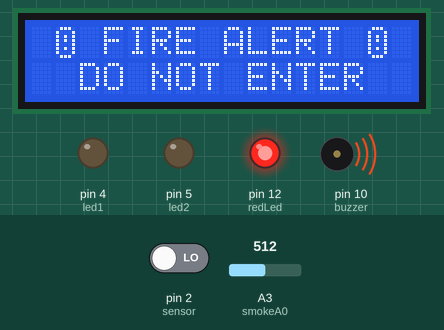
A sketch run on a simulated Arduino Uno, built with avr-gcc and run on an emulated ATmega328P. Shown: 16×2 character LCD, output pins drawn as LEDs (lit = HIGH), buzzer (waves = sounding). Inputs (shaded band) come from the test bench; at power-on: A3 (smokeA0) = 512, pin 2 (sensor) LOW. What the sketch prints to the serial monitor is not drawn.

Above: at 1.8 s.
1.9 s: A3 (smokeA0) set to 85
7.3 s: A3 (smokeA0) set to 76
At 10.8 s:
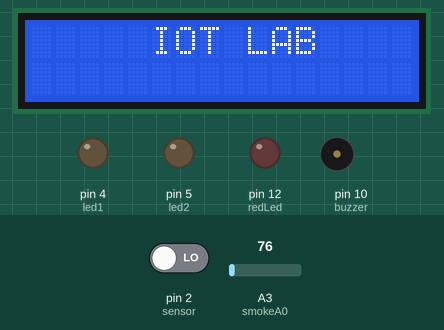
12.7 s: pin 2 (sensor) driven HIGH
At 14.4 s:
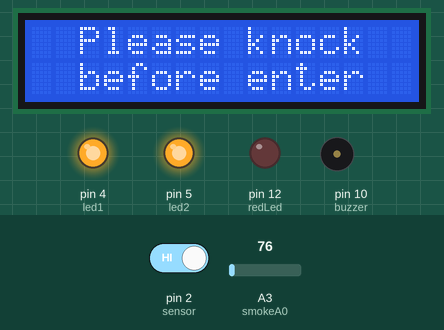
15.3 s: A3 (smokeA0) set to 122
At 16.2 s:
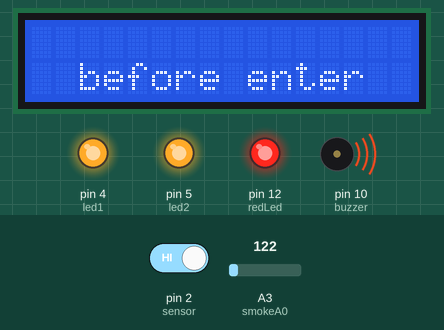
18.4 s: A3 (smokeA0) set to 70
At 19.6 s:
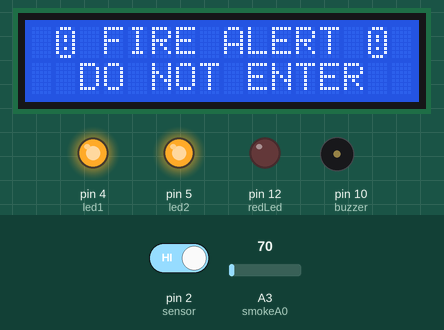
21.2 s: pin 2 (sensor) driven LOW
At 23.2 s:
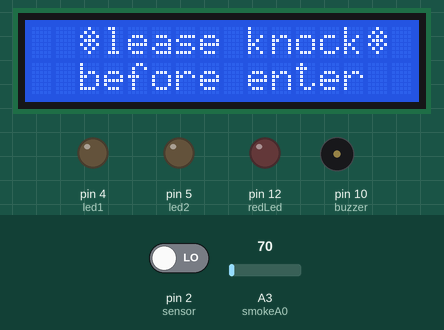
Timing chart, 0 to 24.7 s (numbered marks = the images above; inputs shaded):
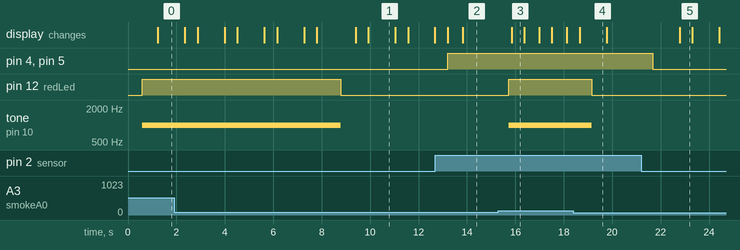

The sketch:

LCD.ino
```cpp
#include <Wire.h>
#include <LiquidCrystal_I2C.h>
LiquidCrystal_I2C lcd(0x27, 16, 2);

int led1 = 4;                // the pin that the LED is atteched to
int led2 =5;
int sensor = 2;              // the pin that the sensor is atteched to
int state = LOW;             // by default, no motion detected
int val = 0;                 // variable to store the sensor status (value)

int redLed = 12;
int buzzer = 10;
int smokeA0 = A3;
// threshold value
int sensorThres = 80;

byte warning[8] ={
  0b01110,
  0b10001,
  0b10101,
  0b10101,
  0b10001,
  0b10101,
  0b10001,
  0b01110
};
byte blank[8] ={
  0b00000,
  0b00000,
  0b00000,
  0b00000,
  0b00000,
  0b00000,
  0b00000,
  0b00000
};
byte pattern[8] ={
  0b00100,
  0b01010,
  0b10101,
  0b01110,
  0b10101,
  0b01010,
  0b00100,
  0b00000
};

void setup()
{
  Serial.begin(9600);        // initialize serial
  pinMode(led1, OUTPUT);      // initalize LED as an output
  pinMode(led2, OUTPUT);

  pinMode(sensor, INPUT);    // initialize sensor as an input

  pinMode(redLed, OUTPUT);
  pinMode(buzzer, OUTPUT);
  pinMode(smokeA0, INPUT);

  //analogWrite(6, Contrast);
  lcd.begin(16, 2);
  // create a new character
  lcd.createChar(0, blank);
   // create a new character
  lcd.createChar(1, warning);
  // create a new character
  lcd.createChar(2, pattern);
  lcd.backlight();
  lcd.clear();
}
void loop()
{
  val = digitalRead(sensor);   // read sensor value
  if (val == HIGH) {           // check if the sensor is HIGH
    digitalWrite(led1, HIGH);   // turn LED ON
    digitalWrite(led2, HIGH);
    //delay(1000);
    if (state == LOW) {
      Serial.println("Motion detected!");
      state = HIGH;       // update variable state to HIGH
    }
  }
  else {
      digitalWrite(led1, LOW);
      digitalWrite(led2, LOW);
      delay(500);
      if (state == HIGH){
        Serial.println("Motion stopped!");
        state = LOW;       // update variable state to LOW
    }
  }

  int analogSensor = analogRead(smokeA0);
  Serial.print("Pin A0: ");
  Serial.println(analogSensor);
  // Checks if it has reached the threshold value
  if (analogSensor > sensorThres)
  {
    digitalWrite(redLed, HIGH);
    tone(buzzer, 1000);
  }
  else
  {
    digitalWrite(redLed, LOW);
    noTone(buzzer);
    delay(500);
  }
  delay(100);

  if(analogSensor>sensorThres){
    lcd.setCursor(0,0);
    lcd.print("                ");
//    for(int i=0;i<16;i++){
//        lcd.setCursor(i, 0);
//        lcd.write((byte)0);
//      }
    delay(500);
    lcd.setCursor(1, 0);
    lcd.write((byte)1);
    lcd.print(" FIRE ALERT ");
    lcd.write((byte)1);
    lcd.setCursor(2, 1);
    lcd.print("DO NOT ENTER");
    delay(500);
  }
  else{
   if(val==HIGH){
      lcd.setCursor(0, 0);
      // Print a message to the lcd.
      lcd.print("  Please knock  ");
      lcd.setCursor(0, 1);
      lcd.print("  before enter  ");
   }
   else{
      lcd.setCursor(1,0);
      lcd.write((byte)0);
      lcd.setCursor(2, 0);
      lcd.write((byte)2);
      lcd.setCursor(14, 0);
      lcd.write((byte)2);
      delay(500);
      lcd.setCursor(2, 0);
      lcd.write((byte)0);
      lcd.setCursor(14, 0);
      lcd.write((byte)0);
      lcd.setCursor(3, 0);
      lcd.print("  IOT LAB  ");
      lcd.setCursor(0, 1);
      lcd.print("                ");
   }
}
}
```

Measured:
- the behaviour switches between 81 and 80 on A3 (smokeA0) (found by bisection; images 0 and 1)
- after the input at 7.3 s, pin 12 (redLed): HIGH → LOW after 1.5 s; tone on pin 10 (buzzer): 1000 Hz → silent after 1.5 s
- after the input at 12.7 s, pin 4 (led1), pin 5 (led2): LOW → HIGH after 0.50 s; the display: first differs from a run without the input after 1.1 s (image 2)
- after the input at 15.3 s, pin 12 (redLed): LOW → HIGH after 0.43 s; tone on pin 10 (buzzer): silent → 1000 Hz after 0.43 s; the display: changes after 0.54 s (image 3)
- after the input at 18.4 s, pin 12 (redLed): HIGH → LOW after 0.75 s; tone on pin 10 (buzzer): 1000 Hz → silent after 0.75 s
- after the input at 21.2 s, pin 4 (led1), pin 5 (led2): HIGH → LOW after 0.48 s; the display: changes after 1.6 s (image 5)
- what the display in image 1 shows lasts 1.1 s, from 9.9 s to 11.0 s
